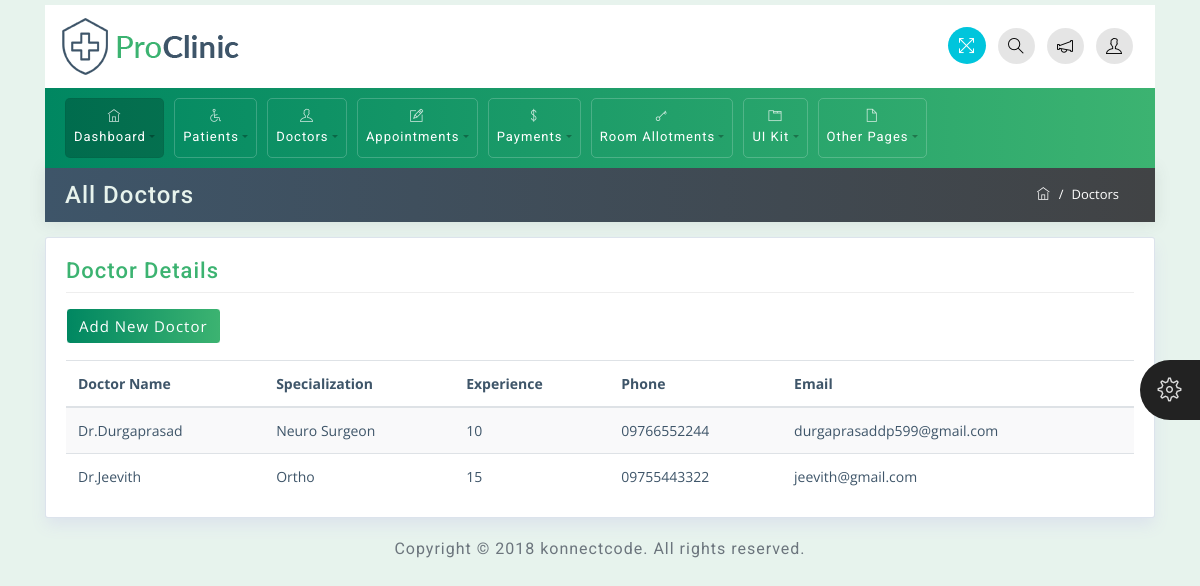
The app's page /all_doctor/ with its own data.
### app/models.py (models this page shows, shortened)
class Doctor(models.Model):
    doctor_name = models.CharField(max_length=100)
    dob = models.DateField()  # Date of Birth
    specialization = models.CharField(max_length=100)
    experience = models.PositiveIntegerField()  # Experience in years
    age = models.PositiveIntegerField()
    phone = models.CharField(max_length=15)  # Adjust length as needed
    email = models.EmailField(unique=True)
    gender = models.CharField(max_length=10, choices=[
        ('Male', 'Male'),
        ('Female', 'Female'),
        ('Other', 'Other'),
    ])
    address = models.TextField()
    file = models.FileField(upload_to='doctor_files/', blank=True, null=True)

### Hospital/views.py (the view)
# urls.py: path('all_doctor/', views.all_doctors, name='all_doctors'),
def all_doctors(request):
    doctors = Doctor.objects.all()
    return render(request, 'doctors/all_doctor.html', {'doctors': doctors})

### templates/doctors/all_doctor.html
{% extends 'base.html' %}
{% block content %}
<div class="container mt-0">
    <div class="row breadcrumb-bar">
        <div class="col-md-6">
            <h3 class="block-title">All Doctors</h3>
        </div>
        <div class="col-md-6">
            <ol class="breadcrumb">
                <li class="breadcrumb-item">
                    <a href="{% url 'base' %}">
                        <span class="ti-home"></span>
                    </a>
                </li>
                <li class="breadcrumb-item active">Doctors</li>
            </ol>
        </div>
    </div>
</div>
<div class="container">
    <div class="row">
        <div class="col-md-12">
            <div class="widget-area-2 proclinic-box-shadow">
                <h3 class="widget-title">Doctor Details</h3>
                <a href="{% url 'add_doctor' %}" class="btn btn-primary mb-3">Add New Doctor</a>
                <table class="table table-striped">
                    <thead>
                        <tr>
                            <th>Doctor Name</th>
                            <th>Specialization</th>
                            <th>Experience</th>
                            <th>Phone</th>
                            <th>Email</th>
                        </tr>
                    </thead>
                    <tbody>
                        {% for doctor in doctors %}
                        <tr>
                            <td>{{ doctor.doctor_name }}</td>
                            <td>{{ doctor.specialization }}</td>
                            <td>{{ doctor.experience }}</td>
                            <td>{{ doctor.phone }}</td>
                            <td>{{ doctor.email }}</td>
                        </tr>
                        {% empty %}
                        <tr>
                            <td colspan="5">No doctors found.</td>
                        </tr>
                        {% endfor %}
                    </tbody>
                </table>
            </div>
        </div>
    </div>
</div>
{% endblock %}

### static/css/styles.css (style rules this page uses)
body { font-family: 'Open Sans', sans-serif; background-color: #E7F3ED; color: #3e5569; }
h1, h2, h3, h4, h5, h6, span, .menu-nav { font-family: 'Roboto', sans-serif; letter-spacing: 1px; }
.breadcrumb { border-radius: 0; margin-bottom: 0; float: right; border-radius: 20px; background-color: transparent; }
.breadcrumb-bar { background: #3e5569; background: -webkit-linear-gradient(to left, #414345, #3e5569); background: linear-gradient(to left, #414345, #3e5569); margin-left: 0px !important; margin-right: 0px !important; padding: 5px 20px; -webkit-box-shadow: 0px 1px 15px 1px rgba(69,65,78,0.1); box-shadow: 0px 1px 15px 1px rgba(69,65,78,0.1); color: #fff; border: 0px solid; }
.breadcrumb-item { color: #ffffff; font-size: 13px; }
.breadcrumb-item.active { color: #ffffff; font-size: 13px; }
.breadcrumb-item+.breadcrumb-item::before { color: #ffffff; }
.breadcrumb-bar div[class*="col-"] { padding-right: 0px; padding-left: 0px; }
.table td, .table th { padding: .75rem; }
.proclinic-box-shadow { border-radius: 0; border: 0; -webkit-box-shadow: 0 0 0 1px #dce3ec, 0 8px 16px 0 #dce3ec; box-shadow: 0 0 0 1px #dce3ec, 0 8px 16px 0 #dce3ec; background: #fff; margin-top: 20px; }
div[class*="col-"] { padding-right: 6px; padding-left: 6px; }
.table-striped tbody tr:nth-of-type(odd) { background-color: rgba(61,79,90,.03); }
table.table tbody td, table.table thead th { font-size: 14px; }
h3.block-title { background: transparent; margin: 4px auto; color: #E7F3ED; }
.widget-area-2 { background: #fff; margin-top: 1rem; padding: 20px; padding-bottom: 2px; border-radius: 2px; }
.widget-title { font-size: 22px; padding-bottom: .5rem; margin-bottom: 15px; border-bottom: 1px solid #eeeeee; }
.btn { margin-bottom: 5px; font-size: 15px; letter-spacing: 1px; }
.block-title { -ms-flex: 1 1 auto; flex: 1 1 auto; min-height: 1.75rem; font-size: 1.5rem; line-height: 1.5; }

### static/css/green.css (style rules this page uses)
.btn-primary { background: #3CB371; background: -webkit-linear-gradient(to right, #008761, #3CB371); background: linear-gradient(to right, #008761, #3CB371); border-color: #ffffff; }
.widget-title { color: #3CB371; }

### static/css/responsive.css (style rules this page uses)
@media (min-width: 992px) { .row { margin-right: -5px; margin-left: -5px; } }

### records on screen
Doctor: doctor_name "Dr.Durgaprasad", specialization "Neuro Surgeon", experience "10", phone "09766552244", email "durgaprasaddp599@gmail.com"
Doctor: doctor_name "Dr.Jeevith", specialization "Ortho", experience "15", phone "09755443322", email "jeevith@gmail.com"
